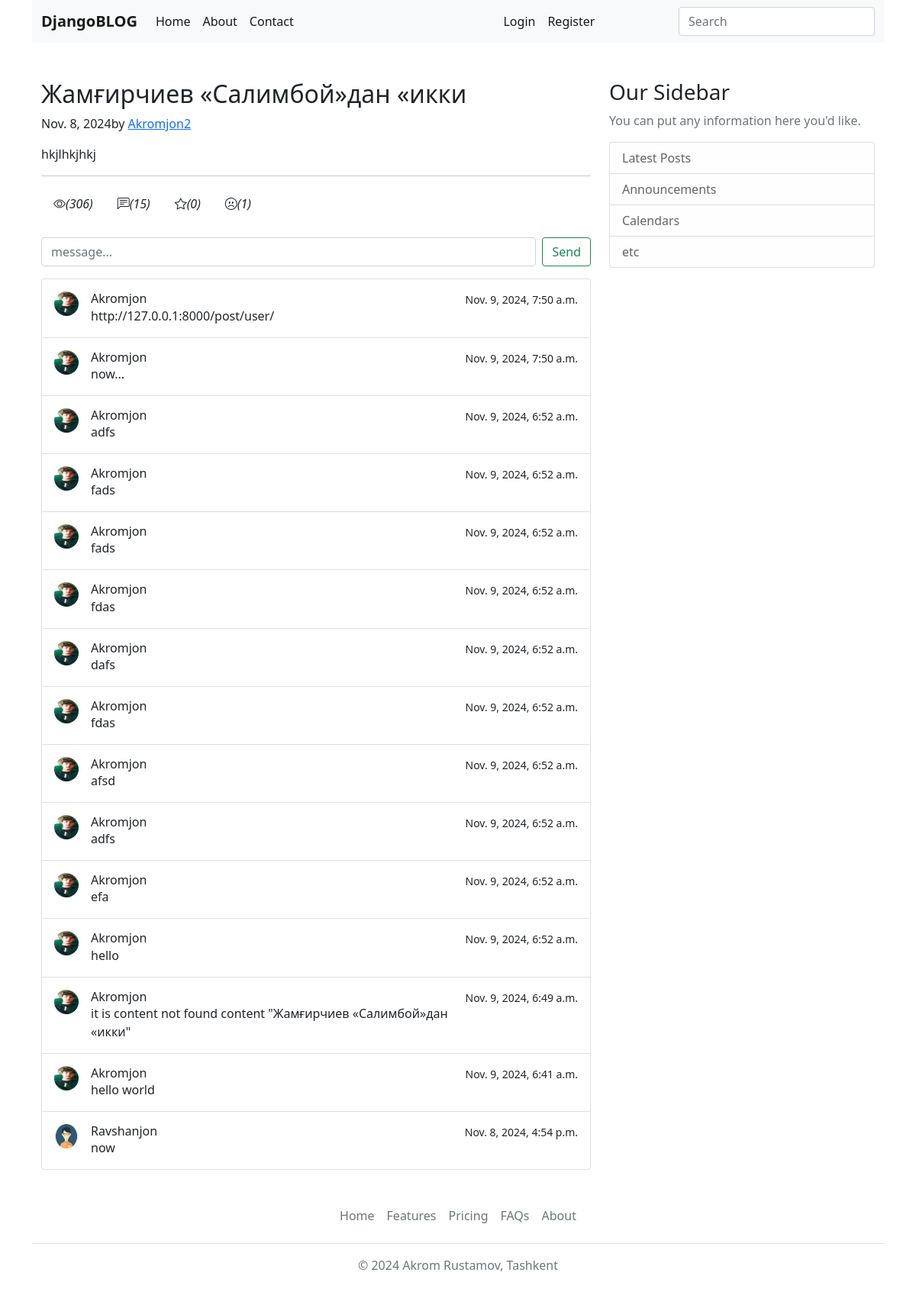
/post/sldjfojiowjio3, run on the app's committed database.
### apps/blog/models.py (models this page shows, shortened)
class Post(TimestempedAbstractModel):
    title = models.CharField(max_length=120)
    slug = models.SlugField(max_length=255, unique=True, db_index=True)
    content = models.TextField()
    publisher_at = models.DateField()
    is_active = models.BooleanField(default=False)
    author = models.ForeignKey("User", models.CASCADE, "posts")
    watching = models.BigIntegerField(default=0)
    def save(self, *args, **kwargs):
        if not self.slug:
            self.slug = slugify(self.title)
        return super().save(*args, **kwargs)
    def like_count(self):
        return self.post_likes.count()
    def dislike_count(self):
        return self.post_dislikes.count()
    def comment_count(self):
        return self.post_comments.count()

class User(AbstractUser, TimestempedAbstractModel):
    avatar = models.ImageField(
        upload_to="avatars/", null=True, default="avatars/default/logo.png"
    )

class PostComment(TimestempedAbstractModel):
    user = models.ForeignKey("User", models.CASCADE, "post_comments")
    post = models.ForeignKey("Post", models.DO_NOTHING, "post_comments")
    message = models.TextField()

### apps/blog/views.py (the view)
# urls.py: path("post/<slug:slug>", views.PostDetailPageView.as_view(), name="post_detail"),
class PostDetailPageView(View):
    template_name = "blog/post_detail.html"
    def get(self, request, slug):
        post = get_object_or_404(Post, slug=slug)
        post_comments = post.post_comments.all().order_by("-created_at")
        post.watching += 1
        post.save()
        return render(
            request,
            "blog/post_detail.html",
            {
                "post": post,
                "post_comments": post_comments
            }
        )

### apps/blog/templatetags/blog_tags.py (called while the page is built)
@register.filter(name="markdown")
def markdown_format(text):
    return mark_safe(markdown2.markdown(text))

### templates/blog/post_detail.html (shortened to what this page needs)
{% extends 'base.html' %}
{% load static blog_tags %}
{% block content %}
<main role="main" class="container" id="content">
  <div class="row">
    <div class="col-md-8">
      <article class="blog-post">
        <h2 class="blog-post-title">{{ post.title }}</h2>
        <p class="blog-post-meta">{{ post.publisher_at }}by <a href="{% url 'user_profile' post.author.username %}">{{ post.author }}</a></p>
        <p>{{ post.content|markdown }}</p>
      </article>
      <hr>
      <div class="d-flex mt-3 mb-3">
        <div class="mb-2">
          <a href="#main-content" class="nav-link text-dark">
            <i class="bi bi-eye">({{ post.watching }})</i>
          </a>
        </div>
        <div class="mb-2">
          <a href="#post_comments" class="nav-link text-dark">
            <i class="bi bi-chat-left-text">({{ post.comment_count }})</i>
          </a>
        </div>
        <div class="md-2">
          <a href="{% url 'post_like' post.slug %}" class="nav-link text-dark">
            {% if request.user.is_authenticated %}
              {% if post|check_like:request.user %}
                <i class="bi bi-star-fill">({{ post.like_count }})</i>
              {% else %}
                <i class="bi bi-star">({{ post.like_count }})</i>
              {% endif %}
            {% else %}
                <i class="bi bi-star">({{ post.like_count }})</i>
            {% endif %}
          </a>
        </div>
        <div class="md-2">
          <a href="{% url 'post_dislike' post.slug %}" class="nav-link text-dark">
            {% if request.user.is_authenticated %}
              {% if post|check_dislike:request.user %}
                <i class="bi bi-emoji-frown-fill">({{ post.dislike_count }})</i>
              {% else %}
                <i class="bi bi-emoji-frown">({{ post.dislike_count }})</i>
              {% endif %}
            {% else %}
              <i class="bi bi-emoji-frown">({{ post.dislike_count }})</i>
            {% endif %}
          </a>
        </div>
      </div>
       <div id="post_comments_form">
         <form action="{% url 'post_message' post.slug %}#post_comments_form" class="mt-3 mb-3">
           <div class="d-flex">
             <input type="text" name="post_message_input" class="form-control" placeholder="message..." required="">
             <button class="btn btn-outline-success ms-2">Send</button>
           </div>
         </form>
       </div>
      <div id="post_comments">
        <div class="list-group">
          {% for comment in post_comments %}
          <a href="#" class="list-group-item list-group-item-action d-flex gap-3 py-3" aria-current="true">
            <img src="{{ comment.user.avatar.url }}" alt="twbs" width="32" height="32" class="rounded-circle flex-shrink-0">
            <div class="d-flex gap-2 w-100 justify-content-between">
              <div>
                <h6 class="mb-0">{{ comment.user }}</h6>
                <p class="mb-0 opacity-75">{{ comment.message }}</p>
              </div>
              <small class="opacity-50 text-nowrap">{{ comment.created_at }}</small>
            </div>
          </a>
          {% empty %}
            <center>Now messages</center>
          {% endfor %}
        </div>
      </div>
    </div>
    {% include 'components/latest_posts.html' %}
  </div>
</main>
{% endblock %}

### data on the page
Post: title "Жамғирчиев «Салимбой»дан «икки", publisher_at "Nov. 8, 2024", author "Akromjon2", content "hkjlhkjhkj", watching "306", comment_count "15", like_count "0", dislike_count "1"
PostComment: user.avatar (placeholder picture), user "Akromjon", message "http://127.0.0.1:8000/post/user/", created_at "Nov. 9, 2024, 7:50 a.m."
PostComment: user.avatar (placeholder picture), user "Akromjon", message "now...", created_at "Nov. 9, 2024, 7:50 a.m."
PostComment: user.avatar (placeholder picture), user "Akromjon", message "adfs", created_at "Nov. 9, 2024, 6:52 a.m."
PostComment: user.avatar (placeholder picture), user "Akromjon", message "fads", created_at "Nov. 9, 2024, 6:52 a.m."
PostComment: user.avatar (placeholder picture), user "Akromjon", message "fads", created_at "Nov. 9, 2024, 6:52 a.m."
PostComment: user.avatar (placeholder picture), user "Akromjon", message "fdas", created_at "Nov. 9, 2024, 6:52 a.m."
PostComment: user.avatar (placeholder picture), user "Akromjon", message "dafs", created_at "Nov. 9, 2024, 6:52 a.m."
PostComment: user.avatar (placeholder picture), user "Akromjon", message "fdas", created_at "Nov. 9, 2024, 6:52 a.m."
PostComment: user.avatar (placeholder picture), user "Akromjon", message "afsd", created_at "Nov. 9, 2024, 6:52 a.m."
PostComment: user.avatar (placeholder picture), user "Akromjon", message "adfs", created_at "Nov. 9, 2024, 6:52 a.m."
PostComment: user.avatar (placeholder picture), user "Akromjon", message "efa", created_at "Nov. 9, 2024, 6:52 a.m."
PostComment: user.avatar (placeholder picture), user "Akromjon", message "hello", created_at "Nov. 9, 2024, 6:52 a.m."
PostComment: user.avatar (placeholder picture), user "Akromjon", message "it is content not found content \"Жамғирчиев «Салимбой»дан «икки\"", created_at "Nov. 9, 2024, 6:49 a.m."
PostComment: user.avatar (placeholder picture), user "Akromjon", message "hello world", created_at "Nov. 9, 2024, 6:41 a.m."
PostComment: user.avatar (picture), user "Ravshanjon", message "now", created_at "Nov. 8, 2024, 4:54 p.m."
